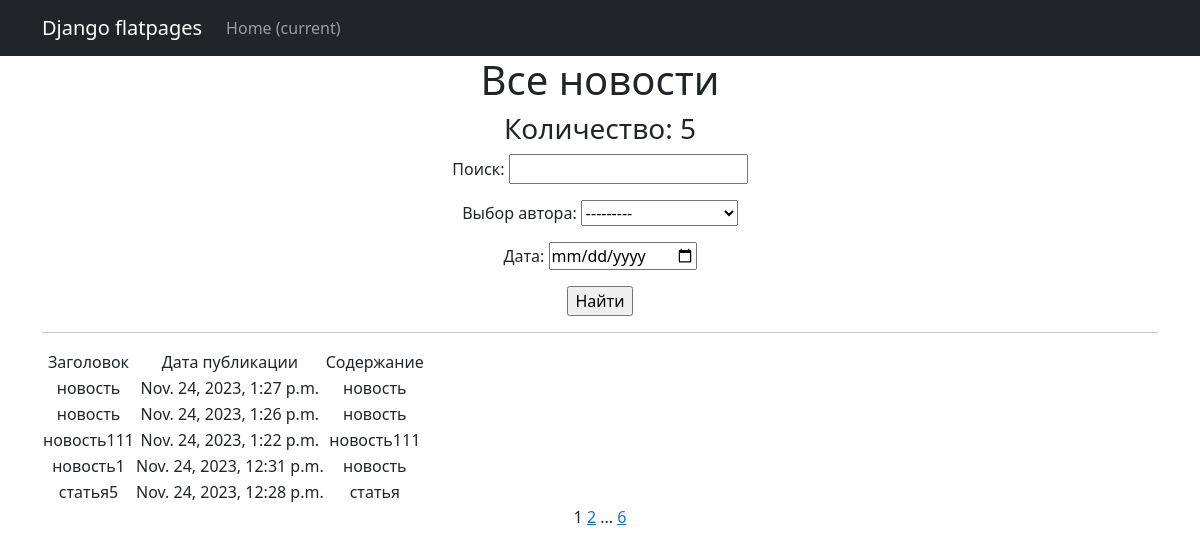
/posts/, run on the app's committed database.
### new/models.py (models this page shows, shortened)
class Post(models.Model):
    article = 'AL'
    news = 'NW'
    author = models.ForeignKey(Author, on_delete=models.CASCADE)
    type = models.CharField(max_length=2,
                                choices=TYPE,)
    time_creation = models.DateTimeField(auto_now_add=True)
    category = models.ManyToManyField(Category, through='PostCategory')
    title = models.CharField(max_length=255)
    text = models.CharField(max_length=10000)
    rating = models.IntegerField(default=0)

### new/views.py (the view)
# urls.py: path('', PostsList.as_view(), name='post_list'),
class PostsList(ListView):
    model = Post
    ordering = '-time_creation'
    template_name = 'posts.html'
    context_object_name = 'posts'
    paginate_by = 5
    def get_queryset(self):
        queryset = super().get_queryset()
        self.filterset = PostFilter(self.request.GET, queryset)
        return self.filterset.qs
    def get_context_data(self, **kwargs):
        context = super().get_context_data(**kwargs)
        context['filterset'] = self.filterset
        return context

### new/templatetags/custom_filters.py (called while the page is built)
@register.filter()
def censor(value):
    x = ''
    i = list(value.split())
    for c in i:
        if c in cen or c.lower() in cen:
            x = x + c[0] + ('*' * (len(c) - 1)) + ' '
        else:
            x = x + c + ' '
    return f'{x}'

### new/templatetags/custom_tags.py (called while the page is built)
@register.simple_tag(takes_context=True)
def url_replace(context, **kwargs):
   d = context['request'].GET.copy()
   for k, v in kwargs.items():
       d[k] = v
   return d.urlencode()

### templates/posts.html (shortened to what this page needs)
{% extends 'flatpages/default.html' %}
{% load custom_filters %}
{% load custom_tags %}
{% block content %}
   <h1>Все новости</h1>
   <h3>Количество: {{ posts|length }}</h3>
   <form action="" method="get">
       {{ filterset.form.as_p }}
       <input type="submit" value="Найти" />
   </form>
   <hr>
   {% if posts %}
       <table>
           <tr>
               <td>Заголовок</td>
               <td>Дата публикации</td>
               <td>Содержание</td>
           </tr>
           {% for post in posts %}
           <tr>
               <td>{{ post.title|censor }}</td>
               <td>{{ post.time_creation }}</td>
               <td>{{ post.text|truncatewords:20|censor  }}</td>
           </tr>
           {% endfor %}
       </table>
   {% else %}
       <h2>Статей нет!</h2>
   {% endif %}
   {{ page_obj.number }}
   {% if page_obj.has_next %}
       <a href="?{% url_replace page=page_obj.next_page_number %}">{{ page_obj.next_page_number }}</a>
       {% if paginator.num_pages != page_obj.next_page_number %}
           ...
           <a href="?{% url_replace page=page_obj.paginator.num_pages %}">{{ page_obj.paginator.num_pages }}</a>
       {% endif %}
   {% endif %}
{% endblock content %}

### templates/flatpages/default.html (shortened to what this page needs)
<!DOCTYPE html>
<html lang="en">
    <head>
        {% load static %}
        <link href="{% static 'css/styles.css' %}" rel="stylesheet" />
    </head>
    <body>
        <nav class="navbar navbar-expand-lg navbar-dark bg-dark static-top">
   <div class="container">
       <a class="navbar-brand" href="#">Django flatpages</a>
       <div class="collapse navbar-collapse" id="navbarResponsive">
           <ul class="navbar-nav ml-auto">
               <li class="nav-item active">
                   <a class="nav-link" href="#">Home
                       <span class="sr-only">(current)</span>
                   </a>
               </li>
           </ul>
       </div>
   </div>
</nav>
        <div class="container">
            <div class="row">
                <div class="col-lg-12 text-center">
                    {% block content %}{% endblock content %}
                </div>
            </div>
        </div>
    </body>
</html>

### data on the page
Post: title|censor "новость", time_creation "Nov. 24, 2023, 1:27 p.m.", text|censor "новость"
Post: title|censor "новость", time_creation "Nov. 24, 2023, 1:26 p.m.", text|censor "новость"
Post: title|censor "новость111", time_creation "Nov. 24, 2023, 1:22 p.m.", text|censor "новость111"
Post: title|censor "новость1", time_creation "Nov. 24, 2023, 12:31 p.m.", text|censor "новость"
Post: title|censor "статья5", time_creation "Nov. 24, 2023, 12:28 p.m.", text|censor "статья"

### other printed values
{{ posts|length }} "5"
{{ page_obj.number }} "1"
{{ page_obj.next_page_number }} "2"
{{ page_obj.paginator.num_pages }} "6"
